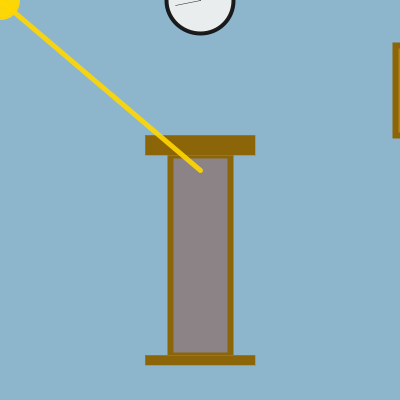
Frame 1 (no input)
Frame 60 (the mouse pressed at the canvas centre just before this capture): identical to frame 1, image omitted
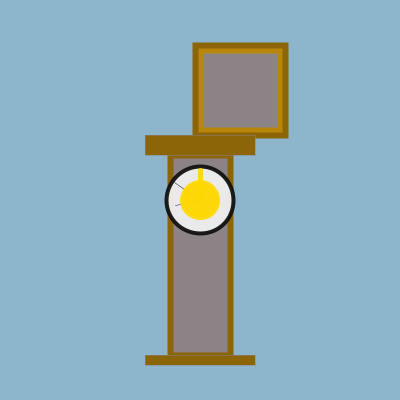
Frame 120 (the mouse held since frame 60 and released just before this capture)

The Processing sketch that drew these frames (run headless with seeded random() and noise(); from frame 60 on, the mouse is pressed at the canvas centre):

// Processing sketch: processing_135584
// ── processing_135584.pde

void setup(){
size(400,400);
background(141,182,205);
smooth();
}
int x = 200;
int y = 100;
void draw(){
  background(141,182,205);
//assignment 3a
fill(139,131,134);
stroke(184,134,11);
strokeWeight(6);
rect(width-mouseX,x-150,80,80);
noFill();
stroke(139,101,8);
rect(width-mouseX-5,x-155,90,90);
 
//assignment 3b
fill(139,131,134);
stroke(139,101,8);
strokeWeight(6);
rect(x-30,y+55,y-40,x);
strokeWeight(.5);
stroke(139,131,134);
fill(139,101,8);
rect(x-55,y+35,y+10,y-80);
rect(x-55,x+155,y+10,y-90);
 
//assignment 3c
fill(x+40,x+40,x+40,x+40);
stroke(y-85,y-85,y-85,x+40);
strokeWeight(.04*y);
ellipse(x,mouseY,y-33,y-33);
strokeWeight(.005*y);
line(200,mouseY,175,mouseY+5);
line(200,mouseY,174,mouseY-18);
point(x,mouseY);
stroke(x+55,x+15,y-100,x+30);
strokeWeight(.05*y);
line(x,y+70,mouseX,mouseY);
fill(x+55,x+15,y-100,x+45);
ellipse(mouseX,mouseY,y-65,y-65);
}
